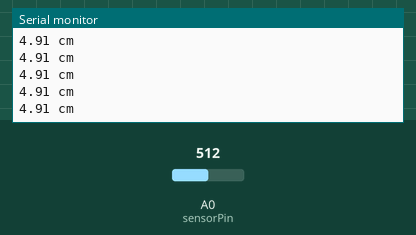
Simulated run of this sketch. Board: Arduino Uno, built with avr-gcc and run on an emulated ATmega328P. On the bench: the last lines printed to the serial monitor. The test bench sets the inputs (shaded band); at power-on: A0 (sensorPin) = 512.

Above: at 1.2 s.
1.3 s: A0 (sensorPin) set to 716
At 2.4 s:
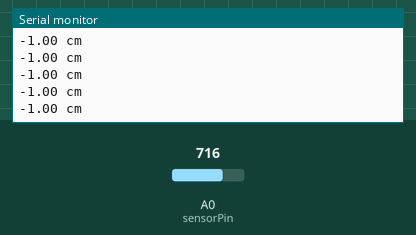
2.8 s: A0 (sensorPin) set to 511
At 3.6 s:
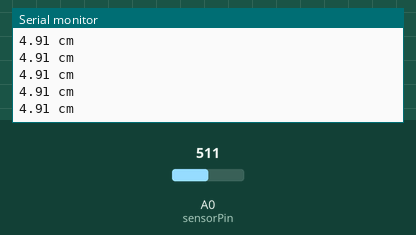
Timing chart, 0 to 5.8 s (numbered marks = the images above; inputs shaded):
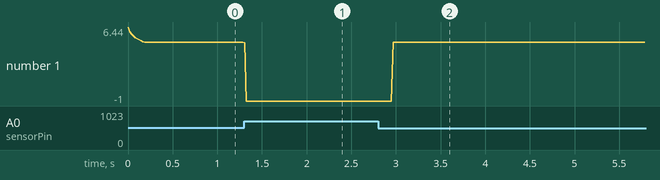

Measured:
- after the input at 1.3 s, the serial monitor: prints a new line at once (image 1)
- after the input at 2.8 s, the serial monitor: prints a new line after 0.17 s (image 2)
- plotted number 1: 4.91 → -1 after the input at 1.3 s

The sketch:

hw5-team14.ino
```cpp
/*
 * File: hw5-team14.ino
 *
 * Team 14 Homework 5
 * Adam Becker
 * Adam Claassen
 * Tianchin Fu
 * Luke Hurtig
 *
 * Program version 0.9
 * Due 2016-03-01
 *
 * This program uses a moving average to smooth the input from the infrared ranging sensor, hopefully removing most glitches and insignificant data.
 * It also converts the averaged value to a distance before printing it over the serial port (untested/alpha feature).
 */

 #include <math.h>
 int sensorPin = A0;
 int measureDelay = 20;
 const int avgN = 10;
 int avgArr[avgN] = {};


 void setup(){
   Serial.begin(9600);
   for(int i = 0; i<avgN; i++){ //initialize array as 0's
     avgArr[i] = 0;
   }
 }

 void loop(){
   Serial.print(sensorTransferFunc(updateAvg(sensorRead())));
   Serial.println(" cm");
   delay(measureDelay);
 }

 int sensorRead(){
   return analogRead(sensorPin);
 }

 double sensorTransferFunc(int adcValue){ //ADC -> voltage -> distance conversion
   //ADC -> voltage conversion
   double adcConst = 0.00459; //4.7v/1024 divisions
   double voltage = adcConst*adcValue;
   if(voltage>2.5){voltage=-1;}//out of range under
   //if(voltage<1.4){voltage=-2;}// out of range over

   //transfer function
   if(voltage>0){
    double dist = 5.47824 + -0.66468*log(voltage);
    return dist;
   }
   return voltage;
 }

 int updateAvg(int value){ //update the values in the moving avg function and return the new avg.
   int sum = 0;
   for(int i = avgN-1; i > 0; i--){
     avgArr[i] = avgArr[i-1];
   }
   avgArr[0] = value;
   for(int k = 0; k<avgN; k++){
     sum += avgArr[k];
   }
   return sum/avgN;
 }
```
